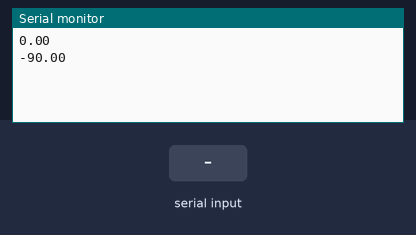
A sketch run on a simulated Arduino Uno, built with avr-gcc and run on an emulated ATmega328P. On the bench: the last lines printed to the serial monitor. The inputs (shaded band) are chosen by the test bench.

Above: at 1.2 s.
1.3 s: "90,45\n" received over Serial
At 2.3 s:
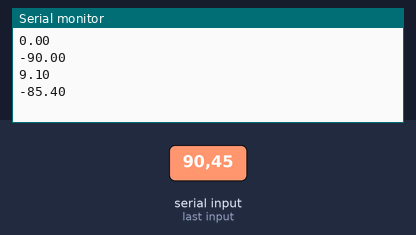
2.8 s: "30,150\n" received over Serial
At 3.4 s:
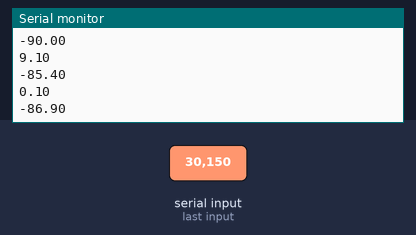
Timing chart, 0 to 5.8 s (numbered marks = the images above; inputs shaded):
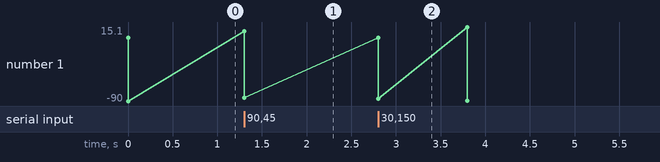

Measured:
- after the input at 1.3 s, the serial monitor: prints a new line at once (image 1)
- after the input at 2.8 s, the serial monitor: prints a new line at once (image 2)
- plotted number 1: -90 → -85.4 after the input at 1.3 s

The sketch:

ArduinoPythonSerial.ino
```cpp
#include "vector.h"

float sensor1, sensor2;
float setpoint1, setpoint2, setpoint3, setpoint4;

vector4_angle inv;
vector_position dir;

vector_position dir_transform(float t1, float t2, float l1, float l2)
{
	//Define vetores de posição
	vector_position r1, r2, r3;

	//Calcula vetores individuais para Elo 1
	r1.x = l1 * cos(radians(t1));
	r1.y = l1 * sin(radians(t1));

	//Calcula vetores individuais para Elo 2
	r2.x = l2 * cos(radians(t1 + t2));
	r2.y = l2 * sin(radians(t1 + t2));

	//Realiza soma vetorial para posição final
	r3.x = r1.x + r2.x;
	r3.y = r1.y + r2.y;

	return r3;
}

vector4_angle inv_transform(float x, float y, float l1, float l2)
{

	vector4_angle res;
	float t1, t2, num, den;

	//Calculo para t2 positivo
	t2 = acos((pow(x, 2) + pow(y, 2) - pow(l1, 2) - pow(l2, 2))/(2 * l1 * l2));

	//Verifica exceção na função acos
	if(isnan(t2)) t2 = 0;

	num = y * (l1 + l2 * cos(t2)) - x * l2 * sin(t2);
	den = x * (l1 + l2 * cos(t2)) + y * l2 * sin(t2);
	t1 = atan2(num, den);

	t1 = abs(degrees(t1));
	t2 = degrees(t2);

	res.t1 = t1;
	res.t2 = t2;

	//Calculo para t2 negativo
	t2 = -acos((pow(x, 2) + pow(y, 2) - pow(l1, 2) - pow(l2, 2))/(2 * l1 * l2));

	//Verifica exceção na funçao acos
	if(isnan(t2)) t2 = 0;

	num = y * (l1 + l2 * cos(t2)) - x * l2 * sin(t2);
	den = x * (l1 + l2 * cos(t2)) + y * l2 * sin(t2);
	t1 = atan2(num, den);

	t1 = abs(degrees(t1));
	t2 = degrees(t2);

	res.t3 = t1;
	res.t4 = t2;

	return res;
}

float round_1(float value)
{
	return round(value * 10) / 10.0f;
}

void test_cycle()
{
	//Trata dados a enviar
	float send_setpoint1 = round_1(setpoint1);
	float send_setpoint2 = round_1(setpoint2) + 90.0f;
	float send_setpoint3 = round_1(setpoint3);
	float send_setpoint4 = round_1(setpoint4) + 90.0f;

	//Envia angulos de setpoint
	Serial.println(send_setpoint1);
	Serial.println(send_setpoint2);
	Serial.println(send_setpoint3);
	Serial.println(send_setpoint4);
}

void com_cycle()
{
	//Trata dados a enviar
	float send_setpoint1 = round_1(setpoint1);
	float send_setpoint2 = round_1(setpoint2);

	//Envia angulos de setpoint
	Serial.println(send_setpoint1);
	Serial.println(send_setpoint2);

	//Aguarda receber algum sinal do client
	while(Serial.available() == 0) {}

	//Armazena valores recebidos
	int received_sensor1 = Serial.parseInt();
	int received_sensor2 = Serial.parseInt() - 900;

	//Trata os valores recebidos
	sensor1 = round_1(received_sensor1 / 10.0f);
	sensor2 = round_1(received_sensor2 / 10.0f);
}

void setup()
{
	//Inicia porta de comunicação serial
	Serial.begin(230400);
}

void loop()
{
	/*
	for(int i = 0; i <= 180; i += 90)
	{
		for(int j = -90; j <= 90; j += 90)
		{
			Serial.println("============================");
			Serial.print(i);
			Serial.print(",");
			Serial.println(j);

			dir = dir_transform(i, j, 0.4, 0.4);
			inv = inv_transform(dir.x, dir.y, 0.4, 0.4);
			setpoint1 = inv.t1;
			setpoint2 = inv.t2;
			setpoint3 = inv.t3;
			setpoint4 = inv.t4;
			test_cycle();
		}
	}
	*/

	/*
	dir = dir_transform(90, 90, 0.4, 0.4);
	inv = inv_transform(dir.x, dir.y, 0.4, 0.4);
	setpoint1 = inv.t1;
	setpoint2 = inv.t2;
	setpoint3 = inv.t3;
	setpoint4 = inv.t4;
	test_cycle();
	*/

	//com_cycle();


	//delay(1000);
	setpoint1 = 0;
	setpoint2 = -90;
	com_cycle();


	while(sensor1 <= 180.0f)
	{
		setpoint1 = sensor1 + 0.1f;
		setpoint2 = sensor2 + 0.1f;
		com_cycle();
	}


	/*
	setpoint1 = 174.3;
	setpoint2 = -45.7;

	com_cycle();

	setpoint1 = sensor1 + 0.2f;
	setpoint2 = sensor2 + 0.2f;

	com_cycle();

	setpoint1 = sensor1 + 0.2f;
	setpoint2 = sensor2 + 0.2f;

	com_cycle();
	*/

	while(true) {}

}
```

vector.h
```cpp
typedef struct
{
	float x, y;
} vector_position;

typedef struct
{
	float t1, t2;
}vector_angle;

typedef struct
{
	float t1, t2, t3, t4;
}vector4_angle;
```
